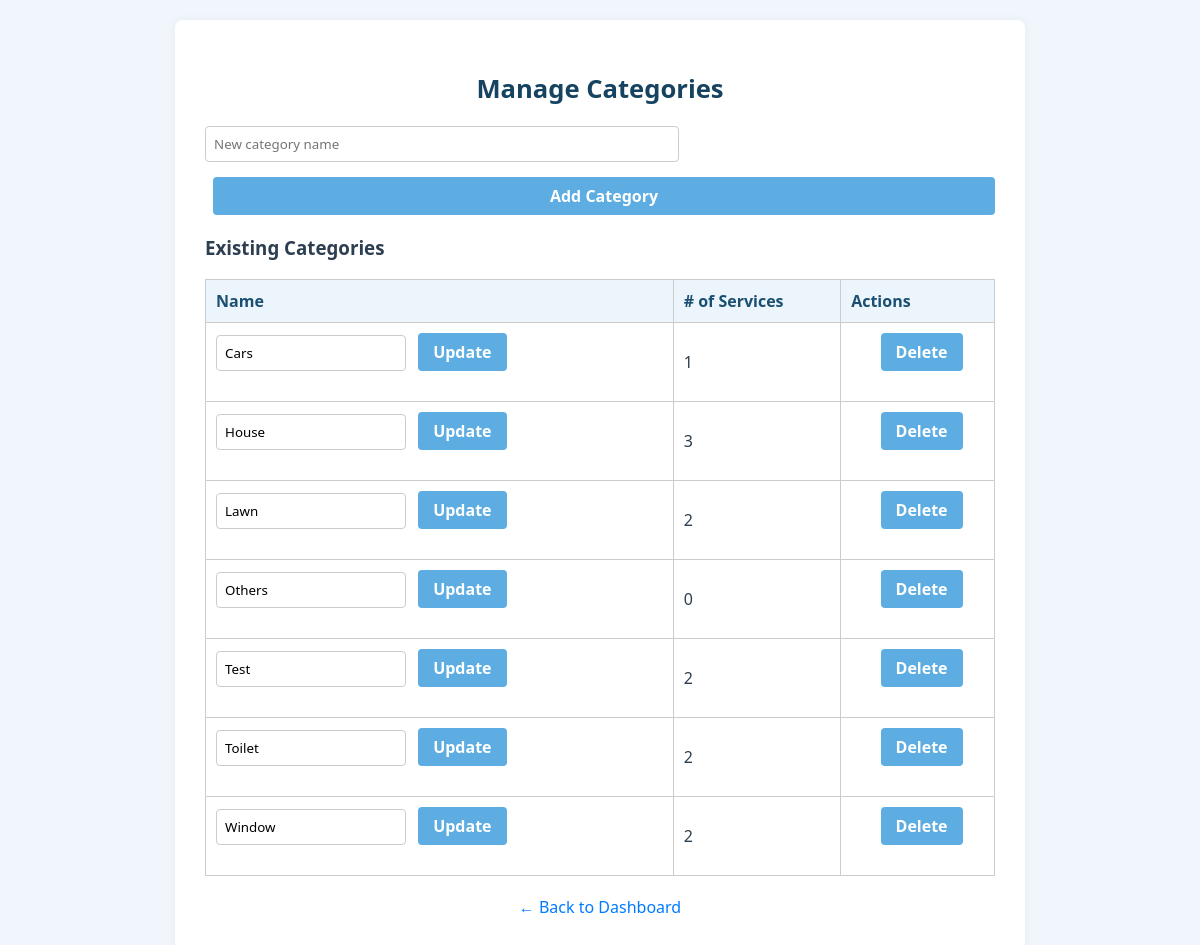
The app's page /boundary/manage_categories.php (signed in) with its own data.
### tables this page shows
CREATE TABLE IF NOT EXISTS `categories` (
  `id` int NOT NULL AUTO_INCREMENT,
  `name` varchar(50) NOT NULL,
  PRIMARY KEY (`id`),
  UNIQUE KEY `name` (`name`)
);

### entity/Category.php (called while the page is built, shortened)
<?php
class Category {
	public static function getAllWithServiceCount($pdo) {
        $stmt = $pdo->query("
            SELECT c.*,
            (SELECT COUNT(*) FROM services s WHERE s.category_id = c.id) AS service_count
            FROM categories c ORDER BY c.name ASC
        ");
        return $stmt->fetchAll();
    }
}

### control/PlatformController.php (called while the page is built, shortened)
<?php
require_once '../entity/Category.php';
require_once '../entity/Report.php';
class PlatformController {
    public static function getAllCategoriesWithServiceCount() {
        global $pdo;
        return Category::getAllWithServiceCount($pdo);
    }
}

### boundary/manage_categories.php (the view, shortened to what this page needs)
<?php
require_once '../config/db.php';
require_once '../control/PlatformController.php';
$categories = PlatformController::getAllCategoriesWithServiceCount();
?>
<!DOCTYPE html>
<html>
<head>
    <link rel="stylesheet" href="../css/base.css">
    <link rel="stylesheet" href="../css/manage_categories.css">
</head>
<body>
<div class="container">
    <h2>Manage Categories</h2>
    <form method="post">
        <input type="text" name="category_name" placeholder="New category name" required>
        <button type="submit">Add Category</button>
    </form>
    <h3>Existing Categories</h3>
    <table border="1" cellpadding="8" cellspacing="0">
        <tr>
            <th>Name</th>
            <th># of Services</th>
            <th>Actions</th>
        </tr>
        <?php foreach ($categories as $c): ?>
            <tr>
                <td>
                    <form method="post" style="display:inline-block;">
                        <input type="text" name="new_category_name" value="<?= htmlspecialchars($c['name']) ?>" required>
                        <button type="submit">Update</button>
                    </form>
                </td>
                <td><?= $c['service_count'] ?></td>
                <td>
                    <form method="post" onsubmit="return confirm('Delete this category? This cannot be undone.');" style="display:inline-block;">
                        <button type="submit">Delete</button>
                    </form>
                </td>
            </tr>
        <?php endforeach; ?>
    </table>
    <p><a href="dashboard_platform.php">← Back to Dashboard</a></p>
</div>
</body>
</html>

### css/base.css (style rules this page uses)
* { box-sizing: border-box; font-family: 'Segoe UI', Tahoma, Geneva, Verdana, sans-serif; }
body { background-color: #f4f6f8; margin: 0; padding: 40px; color: #333; }
.container { max-width: 400px; margin: auto; background: white; padding: 30px 40px; border-radius: 10px; box-shadow: 0 5px 20px rgba(0, 0, 0, 0.05); }
h2 { text-align: center; color: #2c3e50; margin-bottom: 20px; }
form { display: flex; flex-direction: column; gap: 15px; }
button { padding: 12px; background-color: #007bff; color: white; border: none; border-radius: 6px; font-size: 1em; cursor: pointer; transition: background-color 0.3s ease; }
p { text-align: center; margin-top: 20px; }
a { color: #007bff; text-decoration: none; }

### css/manage_categories.css (style rules this page uses)
body { font-family: Arial, sans-serif; background-color: #f0f6fc; margin: 0; padding: 20px; color: #2c3e50; }
.container { max-width: 850px; margin: 0 auto; background-color: #ffffff; padding: 30px; border-radius: 8px; box-shadow: 0 0 10px rgba(0,0,0,0.05); }
h2 { font-size: 1.6em; color: #154360; margin-bottom: 20px; }
form { margin-bottom: 20px; }
input[type="text"] { padding: 8px; width: 60%; border: 1px solid #ccc; border-radius: 4px; }
button { padding: 8px 15px; background-color: #5dade2; color: white; border: none; border-radius: 4px; font-weight: bold; cursor: pointer; margin-left: 8px; }
table { width: 100%; border-collapse: collapse; }
table th, table td { padding: 10px; text-align: left; border: 1px solid #ccc; }
table th { background-color: #ebf5fb; color: #1b4f72; }
table td:last-child { text-align: center; }

### records on screen
categories: new_category_name "Cars", service_count "1"
categories: new_category_name "House", service_count "3"
categories: new_category_name "Lawn", service_count "2"
categories: new_category_name "Others", service_count "0"
categories: new_category_name "Test", service_count "2"
categories: new_category_name "Toilet", service_count "2"
categories: new_category_name "Window", service_count "2"
